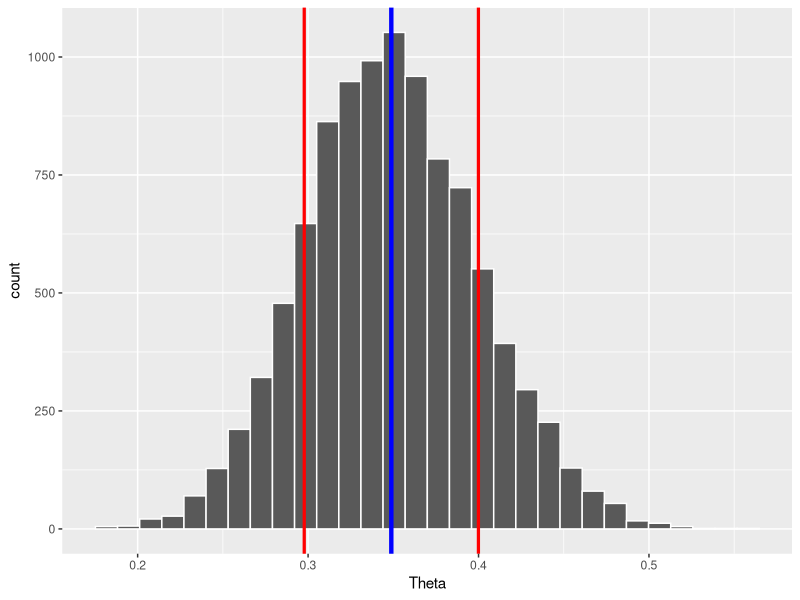
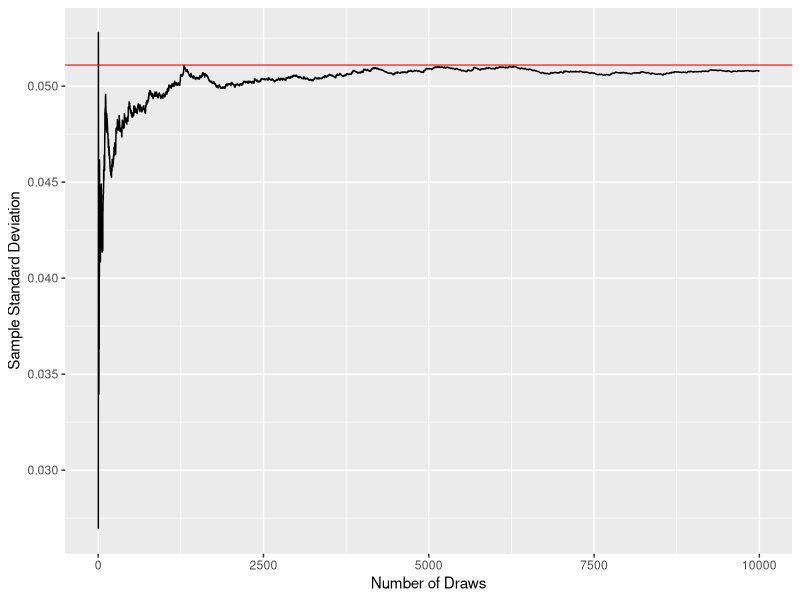
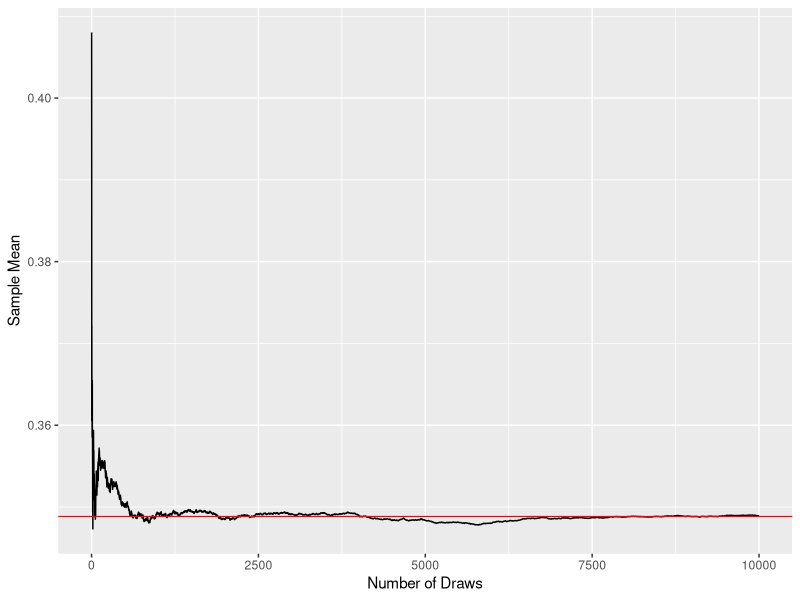
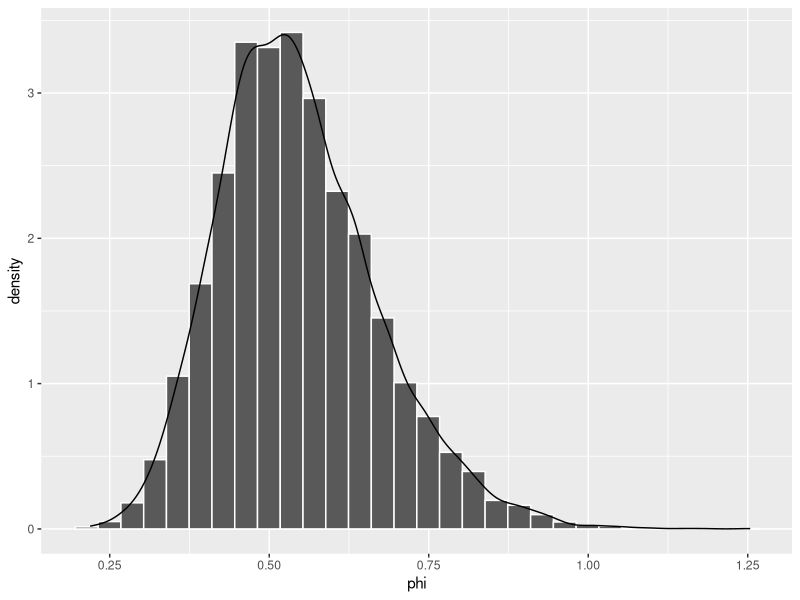
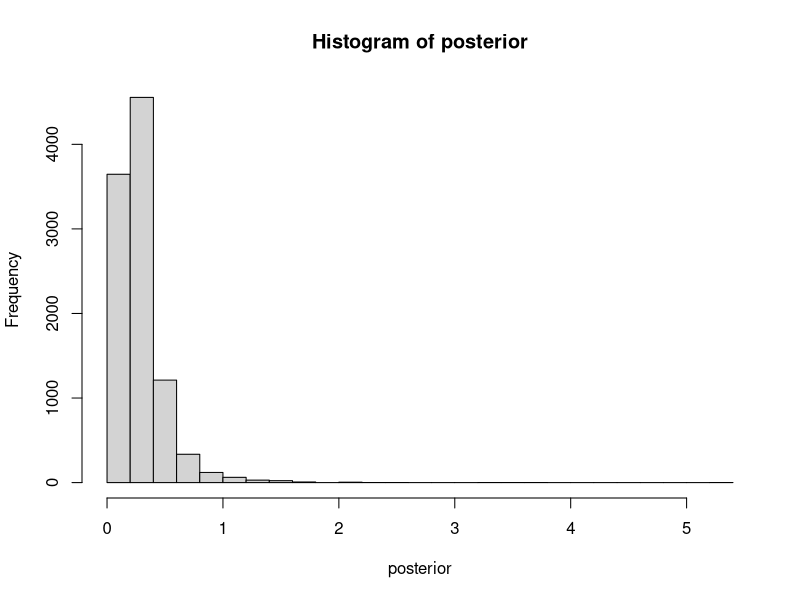
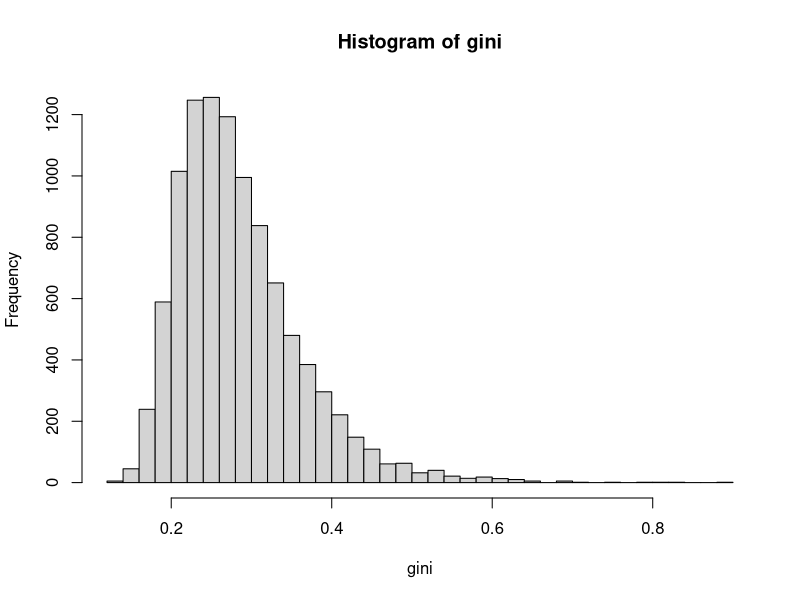
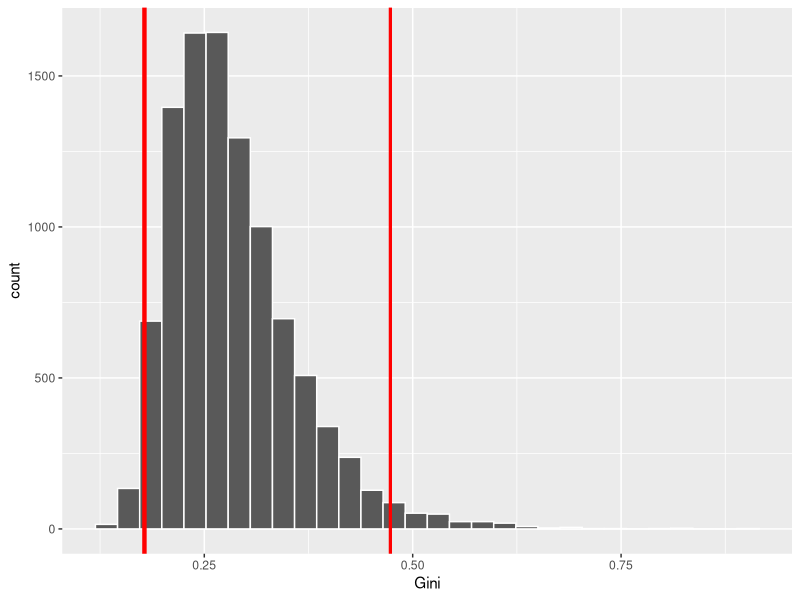
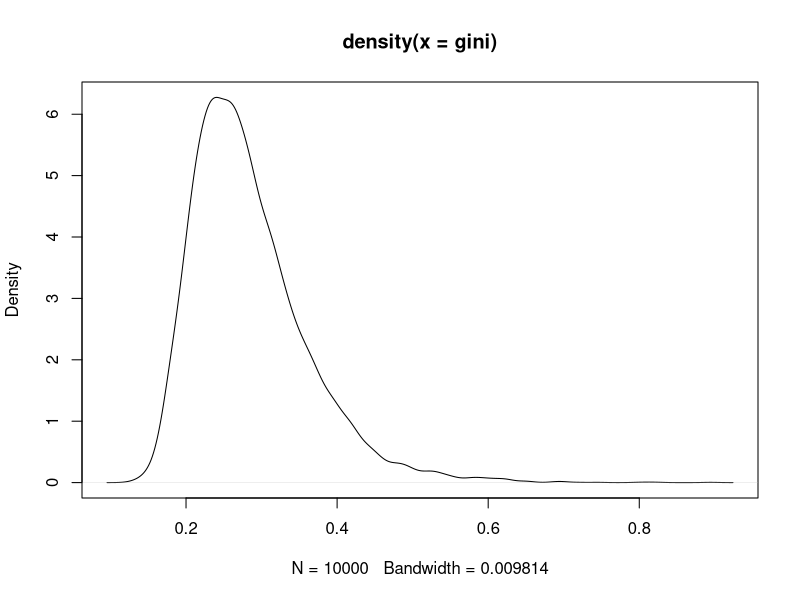

Here is the R script that generated these plots, in order:
library(ggplot2)


#1

s <- 22
n <- 70
f <- n-s
alpha0 <- 8
beta0 <- 8

#a
nDraws <- 10000
theta <- rbeta(nDraws,alpha0+s,beta0+f)
df <- data.frame(x=1:nDraws,y=theta, csmean=cumsum(theta)/1:10000)
csstd = vector(length=nDraws)
for(i in 1:nDraws){
  csstd[i] = sd(theta[1:i])
}
df["csstd"] = csstd
sstd_expected <- sqrt((alpha0 + s)*(beta0 + f)/((alpha0 + s + beta0 + f)^2 * (alpha0 + s + beta0 + f + 1)))
smean_expected <- (alpha0 + s)/(alpha0 + s + beta0 + f)
ggplot(df) +
  geom_histogram(aes(y),color = "white") +
  geom_vline(xintercept = smean_expected,color = "blue",size=1.5) +
  geom_vline(xintercept = smean_expected - sstd_expected,color = "red",size=1.1) +
  geom_vline(xintercept = smean_expected + sstd_expected,color = "red",size=1.1) +
  xlab("Theta")



ggplot(df[2:nDraws,]) +
  geom_line(aes(x=x,y=csstd)) +
  geom_hline(yintercept = sstd_expected,color = "red",size=0.4) +
  ylab("Sample Standard Deviation") +
  xlab("Number of Draws")


ggplot(df) +
  geom_line(aes(x=x,y=csmean)) +
  geom_hline(yintercept = smean_expected,color = "red",size=0.4) +
  ylab("Sample Mean") +
  xlab("Number of Draws")



#b

pr <- sum(theta>0.3)/length(theta)

pr_beta <- 1 - pbeta(0.3,alpha0+s,beta0+f)

#c

phi <- theta/(1-theta)
df["phi"] <- phi
ggplot(df) +
  geom_histogram(aes(phi, after_stat(density)),color = "white") +
  geom_density(aes(phi))



#2

#a
y <- c(33, 24, 48, 32, 55, 74, 23, 17)
mu <- 3.6
n <- 8
nDwaws <- 10000

tau_squared <- sum((log(y)-mu)^2)/n

posterior <- n*tau_squared / rchisq(nDwaws,n)

hist(posterior,breaks=30)



#b

gini <- 2*pnorm(sqrt(posterior/2),0,1)-1
hist(gini,breaks=30)



#c

interval <- quantile(gini,c(0.025,0.975))
df <- data.frame("y" = gini)
ggplot(df) +
  geom_histogram(aes(y),color = "white") +
  geom_vline(xintercept = interval[["2.5%"]],color = "red",size=1.5) +
  geom_vline(xintercept = interval[["97.5%"]],color = "red",size=1.1) +
  xlab("Gini")



#d
gini_density <- density(gini)
plot(gini_density)
gini_density <- data.frame("x" = gini_density$x, "y" = gini_density$y)
gini_density_sorted <- gini_density[order(gini_density$y, decreasing = T), ]
gini_density_sorted[["cumsum"]] <- cumsum(gini_density_sorted$y)

threshold <- 0.95 * sum(gini_density_sorted$y)
HDPI <- range(gini_density_sorted[gini_density_sorted[["cumsum"]] <= threshold, "x"])


ggplot(df) +
  geom_histogram(aes(y),color = "white") +
  geom_vline(xintercept = HDPI[1],color = "green",size=1) +
  geom_vline(xintercept = HDPI[2],color = "green",size=1) +
  xlab("Gini")


ggplot(df) +
  geom_histogram(aes(y),color = "white") +
  geom_vline(xintercept = interval[["2.5%"]],color = "red",size=1.1) +
  geom_vline(xintercept = interval[["97.5%"]],color = "red",size=1.1) +
  geom_vline(xintercept = HDPI[1],color = "green",size=1.1) +
  geom_vline(xintercept = HDPI[2],color = "green",size=1.1) +
  xlab("Gini")



wind_dir <- c(20, 314, 285, 40, 308, 314, 299, 296, 303, 326)
wind_dir_rad <- c(-2.79, 2.33, 1.83, -2.44, 2.23, 2.33, 2.07, 2.02, 2.14, 2.54)


lambda <- 0.5
mu <- 2.4
n <- length(wind_dir_rad)
# 3.a

posterior <- function(kapa, y = wind_dir_rad){
  exp(kapa * (sum(cos(y - mu)) - lambda))/ (besselI(kapa, 0))^n 
}

kapas <- seq(0.05, 10, by = 0.05)

post_dist_y <- posterior(kapas)

post_dist_y <- post_dist_y/integrate(posterior, 0,10 )$value

plot(kapas, post_dist_y, type = "l")

# 3.b

mode_post <- kapas[which.max(post_dist_y)]
abline(v = mode_post)


